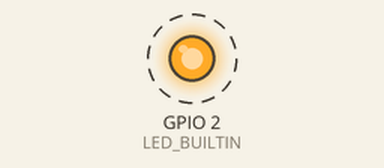
Bench run of a sketch on a simulated ESP32. On the bench: output pins drawn as LEDs (lit = HIGH). Dashed ring = blinking. What the sketch prints to the serial monitor is not drawn.

Above: at 0.2 s.
Timing chart, 0 to 3.0 s (numbered marks = the images above):
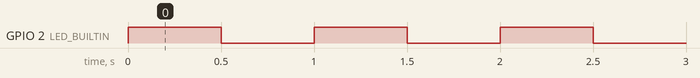

Measured:
- by itself, GPIO 2 (LED_BUILTIN): alternates HIGH for 0.50 s and LOW for 0.50 s

The sketch:

send.ino
```cpp
void setup() {
  Serial.begin(115200); // init serial port with a baudrate of 115200
  pinMode(LED_BUILTIN, OUTPUT);
}

void loop() {
  byte a_byte = 97; // "a" in ascii
  byte b_byte = 98; // "b" in ascii

  Serial.write(a_byte); // write "a" byte to the serial port
  Serial.write(b_byte); // write "b" byte to the serial port

  digitalWrite(LED_BUILTIN, HIGH);
  delay(500); // wait a second before looping again
  digitalWrite(LED_BUILTIN, LOW);
  delay(500);
}
```
